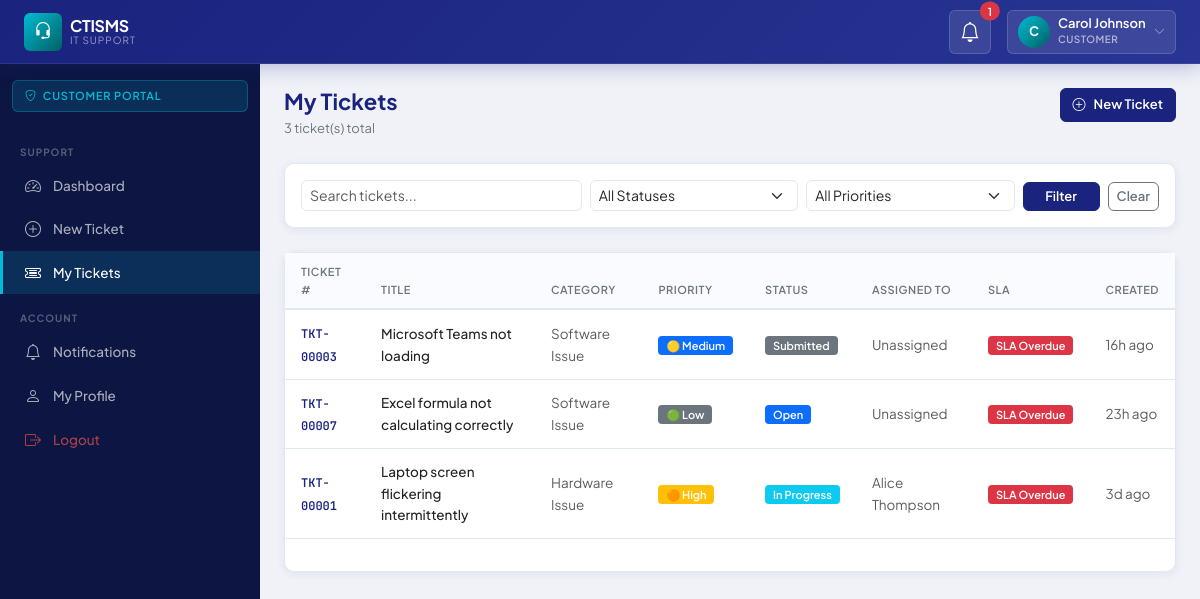
The app's page /public/customer/tickets.php (signed in) with its own data.
### tables this page shows
CREATE TABLE `tickets` (
  `id`              INT UNSIGNED     NOT NULL AUTO_INCREMENT,
  `ticket_number`   VARCHAR(20)      NOT NULL COMMENT 'Human-readable ticket ID e.g. TKT-00001',
  `title`           VARCHAR(255)     NOT NULL,
  `description`     TEXT             NOT NULL,
  `category_id`     INT UNSIGNED     NOT NULL,
  `priority`        ENUM('low','medium','high','critical') NOT NULL DEFAULT 'medium',
  `status`          ENUM('submitted','open','in_progress','awaiting_parts','completed','closed') NOT NULL DEFAULT 'submitted',
  `customer_id`     INT UNSIGNED     NOT NULL,
  `technician_id`   INT UNSIGNED     DEFAULT NULL,
  `sla_deadline`    DATETIME         DEFAULT NULL,
  `sla_breached`    TINYINT(1)       NOT NULL DEFAULT 0,
  `resolution`      TEXT             DEFAULT NULL,
  `closed_at`       DATETIME         DEFAULT NULL,
  `created_at`      DATETIME         NOT NULL DEFAULT CURRENT_TIMESTAMP,
  `updated_at`      DATETIME         NOT NULL DEFAULT CURRENT_TIMESTAMP ON UPDATE CURRENT_TIMESTAMP,
  PRIMARY KEY (`id`),
  UNIQUE KEY `uq_tickets_number` (`ticket_number`),
  KEY `idx_tickets_status` (`status`),
  KEY `idx_tickets_priority` (`priority`),
  KEY `idx_tickets_customer` (`customer_id`),
  KEY `idx_tickets_technician` (`technician_id`),
  KEY `idx_tickets_category` (`category_id`),
  KEY `idx_tickets_created` (`created_at`),
  CONSTRAINT `fk_tickets_customer`    FOREIGN KEY (`customer_id`)   REFERENCES `users`(`id`)       ON DELETE RESTRICT,
  CONSTRAINT `fk_tickets_technician`  FOREIGN KEY (`technician_id`) REFERENCES `users`(`id`)       ON DELETE SET NULL,
  CONSTRAINT `fk_tickets_category`    FOREIGN KEY (`category_id`)   REFERENCES `categories`(`id`)  ON DELETE RESTRICT
);

CREATE TABLE `categories` (
  `id`          INT UNSIGNED  NOT NULL AUTO_INCREMENT,
  `name`        VARCHAR(100)  NOT NULL,
  `description` TEXT          DEFAULT NULL,
  `sla_hours`   INT           NOT NULL DEFAULT 24 COMMENT 'SLA response time in hours',
  `is_active`   TINYINT(1)    NOT NULL DEFAULT 1,
  `created_at`  DATETIME      NOT NULL DEFAULT CURRENT_TIMESTAMP,
  PRIMARY KEY (`id`),
  UNIQUE KEY `uq_categories_name` (`name`)
);

CREATE TABLE `users` (
  `id`             INT UNSIGNED     NOT NULL AUTO_INCREMENT,
  `name`           VARCHAR(100)     NOT NULL,
  `email`          VARCHAR(191)     NOT NULL,
  `password`       VARCHAR(255)     NOT NULL,
  `role`           ENUM('customer','technician','admin') NOT NULL DEFAULT 'customer',
  `phone`          VARCHAR(20)      DEFAULT NULL,
  `department`     VARCHAR(100)     DEFAULT NULL,
  `avatar`         VARCHAR(255)     DEFAULT NULL,
  `is_active`      TINYINT(1)       NOT NULL DEFAULT 1,
  `last_login`     DATETIME         DEFAULT NULL,
  `created_at`     DATETIME         NOT NULL DEFAULT CURRENT_TIMESTAMP,
  `updated_at`     DATETIME         NOT NULL DEFAULT CURRENT_TIMESTAMP ON UPDATE CURRENT_TIMESTAMP,
  PRIMARY KEY (`id`),
  UNIQUE KEY `uq_users_email` (`email`),
  KEY `idx_users_role` (`role`),
  KEY `idx_users_is_active` (`is_active`)
);

### config/database.php (called while the page is built, shortened)
<?php
class Database
{
    private static ?Database $instance = null;
    private PDO $pdo;
    private function __construct()
    {
        $dsn = sprintf(
            'mysql:host=%s;dbname=%s;charset=%s',
            DB_HOST, DB_NAME, DB_CHARSET
        );
        $options = [
            PDO::ATTR_ERRMODE            => PDO::ERRMODE_EXCEPTION,
            PDO::ATTR_DEFAULT_FETCH_MODE => PDO::FETCH_ASSOC,
            PDO::ATTR_EMULATE_PREPARES   => false,
        ];
        try {
            $this->pdo = new PDO($dsn, DB_USER, DB_PASS, $options);
        } catch (PDOException $e) {
            if (APP_ENV === 'development') {
                die('Database connection failed: ' . $e->getMessage());
            }
            die('A database error occurred. Please contact support.');
        }
    }
    public static function getInstance(): self
    {
        if (self::$instance === null) {
            self::$instance = new self();
        }
        return self::$instance;
    }
    public function query(string $sql, array $params = []): PDOStatement
    {
        $stmt = $this->pdo->prepare($sql);
        $stmt->execute($params);
        return $stmt;
    }
    public function fetchAll(string $sql, array $params = []): array
    {
        return $this->query($sql, $params)->fetchAll();
    }
    public function fetchValue(string $sql, array $params = []): mixed
    {
        return $this->query($sql, $params)->fetchColumn();
    }
}

### app/middleware/Auth.php (called while the page is built, shortened)
<?php
class Auth
{
    public static function id(): ?int
    {
        return $_SESSION['user_id'] ?? null;
    }
}

### app/models/TicketModel.php (called while the page is built, shortened)
<?php
class TicketModel extends Model
{
    public function getList(array $filters = [], int $page = 1): array
    {
        $where  = ['1=1'];
        $params = [];
        if (!empty($filters['customer_id'])) {
            $where[] = 't.customer_id = ?';
            $params[] = $filters['customer_id'];
        }
        $whereClause = implode(' AND ', $where);
        $total = (int) $this->db->fetchValue(
            "SELECT COUNT(*) FROM tickets t WHERE {$whereClause}",
            $params
        );
        $offset = ($page - 1) * ITEMS_PER_PAGE;
        $paramsWithLimit = array_merge($params, [ITEMS_PER_PAGE, $offset]);
        $rows = $this->db->fetchAll("
            SELECT t.id, t.ticket_number, t.title, t.status, t.priority,
                   t.created_at, t.updated_at, t.sla_deadline, t.sla_breached,
                   c.name AS category_name,
                   cu.name AS customer_name,
                   te.name AS technician_name
            FROM tickets t
            JOIN categories c  ON c.id  = t.category_id
            JOIN users cu      ON cu.id = t.customer_id
            LEFT JOIN users te ON te.id = t.technician_id
            WHERE {$whereClause}
            ORDER BY t.created_at DESC
            LIMIT ? OFFSET ?
        ", $paramsWithLimit);
        return [
            'data'        => $rows,
            'total'       => $total,
            'per_page'    => ITEMS_PER_PAGE,
            'current_page'=> $page,
            'last_page'   => max(1, (int) ceil($total / ITEMS_PER_PAGE)),
        ];
    }
}

### app/models/Model.php (called while the page is built, shortened)
<?php
abstract class Model
{
    public function __construct()
    {
        $this->db = Database::getInstance();
    }
}

### public/customer/tickets.php (the view, shortened to what this page needs)
<?php
$ticketModel = new TicketModel();
$page        = max(1, (int)($_GET['page'] ?? 1));
$filters = [
    'customer_id' => Auth::id(),
    'status'      => $_GET['status']   ?? '',
    'priority'    => $_GET['priority'] ?? '',
    'search'      => $_GET['search']   ?? '',
];
$result = $ticketModel->getList($filters, $page);
include __DIR__ . '/../../app/views/layouts/header.php';
include __DIR__ . '/../../app/views/layouts/sidebar.php';
?>
<div class="page-header">
    <div>
        <h1 class="page-title">My Tickets</h1>
        <p class="page-subtitle"><?= $result['total'] ?> ticket(s) total</p>
    </div>
    <a href="<?= APP_URL ?>/customer/create.php" class="btn btn-primary">
        <i class="bi bi-plus-circle me-2"></i>New Ticket
    </a>
</div>
<div class="card mb-4">
    <div class="card-body py-3">
        <form method="GET" class="row g-2 align-items-end">
            <div class="col-md-4">
                <input type="text" name="search" class="form-control form-control-sm"
                       placeholder="Search tickets..." value="<?= e($filters['search']) ?>">
            </div>
            <div class="col-md-3">
                <select name="status" class="form-select form-select-sm">
                    <option value="">All Statuses</option>
                </select>
            </div>
            <div class="col-md-3">
                <select name="priority" class="form-select form-select-sm">
                    <option value="">All Priorities</option>
                </select>
            </div>
            <div class="col-md-2 d-flex gap-2">
                <button type="submit" class="btn btn-primary btn-sm flex-grow-1">Filter</button>
                <a href="<?= APP_URL ?>/customer/tickets.php" class="btn btn-outline-secondary btn-sm">Clear</a>
            </div>
        </form>
    </div>
</div>
<div class="card">
    <div class="card-body p-0">
        <?php if (empty($result['data'])): ?>
        <div class="text-center py-5 text-muted">
            <i class="bi bi-inbox fs-1 d-block mb-2 opacity-25"></i>
            <p>No tickets found</p>
            <a href="<?= APP_URL ?>/customer/create.php" class="btn btn-primary btn-sm">Submit a Ticket</a>
        </div>
        <?php else: ?>
        <div class="table-responsive">
            <table class="table table-hover mb-0">
                <thead>
                    <tr>
                        <th>Ticket #</th>
                        <th>Title</th>
                        <th>Category</th>
                        <th>Priority</th>
                        <th>Status</th>
                        <th>Assigned To</th>
                        <th>SLA</th>
                        <th>Created</th>
                    </tr>
                </thead>
                <tbody>
                <?php foreach ($result['data'] as $t): ?>
                    <tr data-href="<?= APP_URL ?>/customer/view.php?id=<?= $t['id'] ?>">
                        <td><span class="ticket-number"><?= e($t['ticket_number']) ?></span></td>
                        <td><span class="fw-500"><?= e($t['title']) ?></span></td>
                        <td class="text-muted"><?= e($t['category_name']) ?></td>
                        <td><?= priorityBadge($t['priority']) ?></td>
                        <td><?= statusBadge($t['status']) ?></td>
                        <td class="text-muted"><?= $t['technician_name'] ? e($t['technician_name']) : '<span class="text-muted">Unassigned</span>' ?></td>
                        <td><?= $t['sla_deadline'] ? slaBadge($t['sla_deadline'], $t['sla_breached']) : '—' ?></td>
                        <td class="text-muted"><?= timeAgo($t['created_at']) ?></td>
                    </tr>
                <?php endforeach; ?>
                </tbody>
            </table>
        </div>
        <div class="p-3">
        </div>
        <?php endif; ?>
    </div>
</div>
<?php include __DIR__ . '/../../app/views/layouts/footer.php'; ?>

### app/helpers.php (shortened to what this page needs)
<?php
function e(mixed $val): string
{
    return htmlspecialchars((string)($val ?? ''), ENT_QUOTES | ENT_HTML5, 'UTF-8');
}
function timeAgo(string $datetime): string
{
    $time  = strtotime($datetime);
    $diff  = time() - $time;
    if ($diff < 86400)   return floor($diff/3600) . 'h ago';
    if ($diff < 604800)  return floor($diff/86400) . 'd ago';
    return (new DateTime($datetime))->format('d M Y');
}
function statusBadge(string $status): string
{
    $statuses = TicketModel::STATUSES;
    $color = $statuses[$status]['color'] ?? 'secondary';
    $label = $statuses[$status]['label'] ?? ucfirst($status);
    return '<span class="badge bg-'.$color.'">'.e($label).'</span>';
}
function priorityBadge(string $priority): string
{
    $priorities = TicketModel::PRIORITIES;
    $color = $priorities[$priority]['color'] ?? 'secondary';
    $label = $priorities[$priority]['label'] ?? ucfirst($priority);
    $icon  = match($priority) {
        'critical' => '🔴',
        'high'     => '🟠',
        'medium'   => '🟡',
        default    => '🟢',
    };
    return '<span class="badge bg-'.$color.'">'.$icon.' '.e($label).'</span>';
}
function slaBadge(string $deadline, int $breached): string
{
    $remaining = strtotime($deadline) - time();
    if ($remaining < 0) {
        return '<span class="badge bg-danger">SLA Overdue</span>';
    }
    $hours = floor($remaining/3600);
    $color = $hours < 4 ? 'warning text-dark' : 'success';
    return '<span class="badge bg-'.$color.'">'.$hours.'h remaining</span>';
}

### public/css/app.css (style rules this page uses)
:root { --primary: #1a237e; --primary-light: #283593; --primary-dark: #0d1642; --accent: #00bcd4; --accent-hover: #0097a7; --success: #2e7d32; --warning: #f57f17; --danger: #c62828; --info: #0277bd; --sidebar-w: 260px; --navbar-h: 64px; --sidebar-bg: #0d1642; --navbar-bg: #1a237e; --body-bg: #f0f2f8; --card-bg: #ffffff; --text-primary: #1a1a2e; --text-muted: #6c757d; --border-color: #e2e8f0; --shadow-sm: 0 2px 8px rgba(26,35,126,0.08); --shadow-md: 0 4px 20px rgba(26,35,126,0.12); --shadow-lg: 0 8px 40px rgba(26,35,126,0.16); --radius-sm: 6px; --radius-md: 10px; --radius-lg: 16px; --font-sans: 'Plus Jakarta Sans', sans-serif; --font-mono: 'JetBrains Mono', monospace; }
*, *::before, *::after { box-sizing: border-box; }
body.ctisms-body { font-family: var(--font-sans); background: var(--body-bg); color: var(--text-primary); font-size: 14px; line-height: 1.6; margin: 0; }
.card { border: 1px solid var(--border-color); border-radius: var(--radius-md); box-shadow: var(--shadow-sm); background: var(--card-bg); }
.table { font-size: 13.5px; }
.table thead th { font-weight: 600; font-size: 11px; text-transform: uppercase; letter-spacing: 0.5px; color: var(--text-muted); border-bottom: 2px solid var(--border-color); padding: 10px 16px; background: #fafbff; }
.table tbody td { padding: 12px 16px; vertical-align: middle; border-color: var(--border-color); }
.ticket-number { font-family: var(--font-mono); font-size: 12px; color: var(--primary); font-weight: 600; }
.badge { font-weight: 600; font-size: 11px; padding: 4px 8px; border-radius: 4px; }
.form-control, .form-select { border-radius: var(--radius-sm); border-color: var(--border-color); font-size: 14px; transition: border-color 0.15s, box-shadow 0.15s; }
.btn { border-radius: var(--radius-sm); font-weight: 600; font-size: 13px; }
.btn-primary { background: var(--primary); border-color: var(--primary); }
.page-header { margin-bottom: 24px; display: flex; align-items: flex-start; justify-content: space-between; flex-wrap: wrap; gap: 12px; }
.page-title { font-size: 22px; font-weight: 700; color: var(--primary); margin: 0; line-height: 1.2; }
.page-subtitle { font-size: 13px; color: var(--text-muted); margin: 4px 0 0; }
.fw-500 { font-weight: 500; }

### records on screen
tickets: ticket_number "TKT-00003", title "Microsoft Teams not loading", category.name "Software Issue", priority "🟡", priority "Medium", status "Submitted", shows "Unassigned", shows "SLA Overdue", created_at "16h ago"
tickets: ticket_number "TKT-00007", title "Excel formula not calculating correctly", category.name "Software Issue", priority "🟢", priority "Low", status "Open", shows "Unassigned", shows "SLA Overdue", created_at "23h ago"
tickets: ticket_number "TKT-00001", title "Laptop screen flickering intermittently", category.name "Hardware Issue", priority "🟠", priority "High", status "In Progress", technician.name "Alice Thompson", shows "SLA Overdue", created_at "3d ago"

### other values on screen
APP_NAME "CTISMS"
$unreadCount "1"
substr(Auth::name() ?? 'U', 0, 1) "C"
Auth::name() "Carol Johnson"
Auth::role() "CUSTOMER"
$role "CUSTOMER"
$label "Dashboard New Ticket My Tickets Notifications My Profile"
$result['total'] "3"
